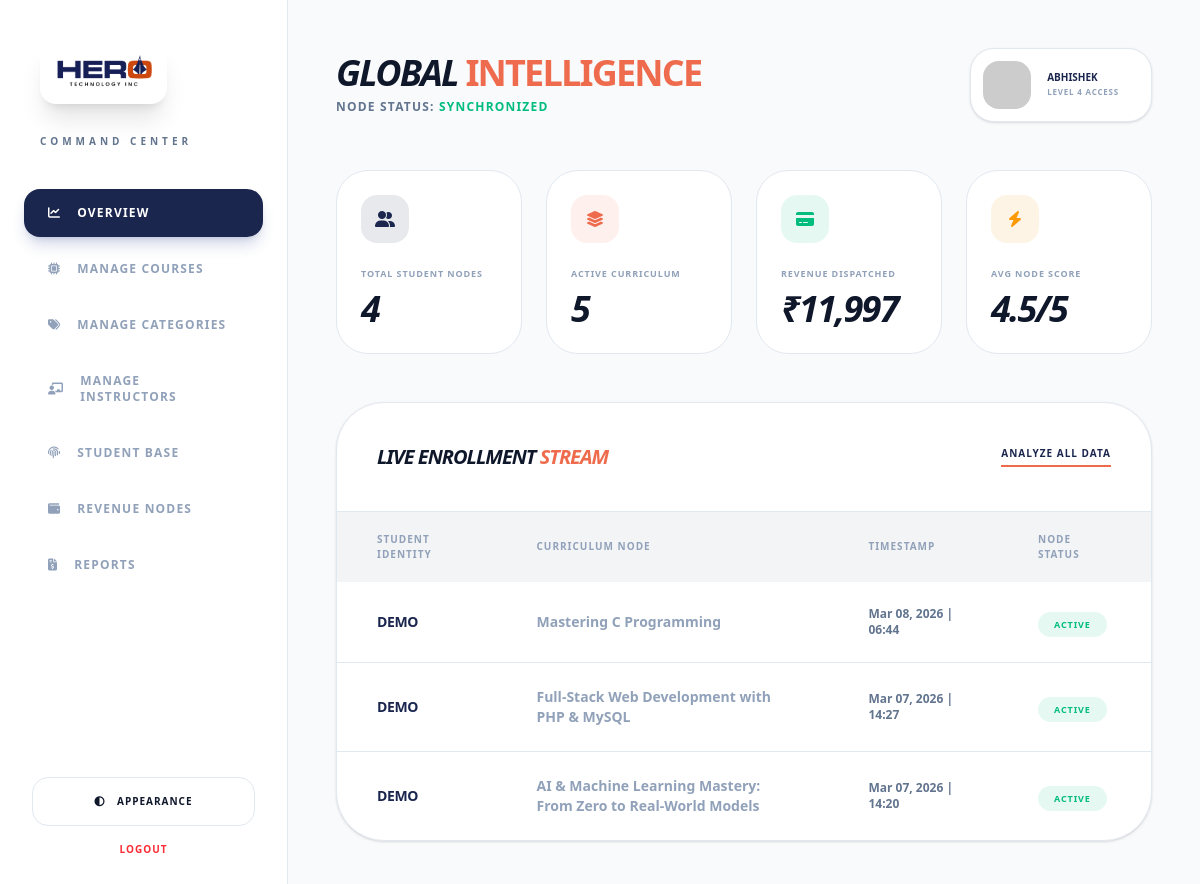
/backpanel/dashboard.php (signed in), run on the app's committed database.
### tables this page shows
CREATE TABLE `enrollments` (
  `enrollment_id` int(11) NOT NULL,
  `user_id` int(11) NOT NULL,
  `course_id` int(11) NOT NULL,
  `enrolled_at` timestamp NOT NULL DEFAULT current_timestamp(),
  `status` enum('pending','active','completed','cancelled') DEFAULT 'pending',
  `txnid` varchar(100) DEFAULT NULL,
  `activated_at` timestamp NULL DEFAULT current_timestamp()
);

CREATE TABLE `user_master` (
  `user_id` int(11) NOT NULL,
  `name` varchar(50) DEFAULT NULL,
  `username` varchar(50) NOT NULL,
  `phone` varchar(15) NOT NULL,
  `email` varchar(50) NOT NULL,
  `gender` enum('male','female','other','') NOT NULL,
  `password` varchar(50) DEFAULT NULL,
  `role` enum('student','admin','manager') DEFAULT 'student',
  `datetime` timestamp NOT NULL DEFAULT current_timestamp() ON UPDATE current_timestamp(),
  `status` enum('publish','draft') DEFAULT 'publish'
);

CREATE TABLE `courses` (
  `course_id` int(11) NOT NULL,
  `category_id` int(11) DEFAULT NULL,
  `instructor_id` int(11) DEFAULT NULL,
  `title` varchar(255) DEFAULT NULL,
  `summary` varchar(500) DEFAULT NULL,
  `description` text DEFAULT NULL,
  `duration` int(11) DEFAULT NULL,
  `video_url` text DEFAULT NULL,
  `video_file` varchar(255) DEFAULT NULL,
  `demo_video_url` text DEFAULT NULL,
  `price` decimal(10,2) DEFAULT NULL,
  `thumbnail` varchar(255) DEFAULT NULL,
  `is_featured` tinyint(1) NOT NULL DEFAULT 0,
  `status` enum('publish','draft') NOT NULL DEFAULT 'publish',
  `created_at` timestamp NOT NULL DEFAULT current_timestamp()
);

### backpanel/dashboard.php (the view, shortened to what this page needs)
<?php
require '../config.php';
$totalStudents = mysqli_fetch_row(mysqli_query($conn, "SELECT COUNT(*) FROM user_master WHERE role='student'"))[0];
$totalCourses = mysqli_fetch_row(mysqli_query($conn, "SELECT COUNT(*) FROM courses WHERE status='publish'"))[0];
$totalRevenue = mysqli_fetch_row(mysqli_query($conn, "SELECT SUM(amount) FROM payments WHERE payment_status='success'"))[0] ?: 0;
$avgRating = round(mysqli_fetch_row(mysqli_query($conn, "SELECT AVG(rating) FROM course_reviews"))[0], 1) ?: 0;
$recentActivities = [];
$result = mysqli_query($conn, "
    SELECT u.name, c.title, e.enrolled_at, e.status
    FROM enrollments e
    JOIN user_master u ON e.user_id = u.user_id
    JOIN courses c ON e.course_id = c.course_id
    ORDER BY e.enrolled_at DESC
    LIMIT 5
");
while ($row = mysqli_fetch_assoc($result)) { $recentActivities[] = $row; }
?>
<!DOCTYPE html>
<html lang="en">
<head>
    <link href="https://cdnjs.cloudflare.com/ajax/libs/font-awesome/6.5.2/css/all.min.css" rel="stylesheet"/>
    <script src="https://cdn.jsdelivr.net/npm/@tailwindcss/browser@4"></script>
</head>
<body class="bg-[var(--color-app-bg)] text-[var(--color-text-main)] antialiased min-h-screen flex overflow-hidden transition-colors duration-500">
    <?php include 'sidebar.php'; ?>
    <main class="flex-1 h-screen overflow-y-auto p-6 lg:p-12">
        <header class="flex flex-col md:flex-row justify-between items-start md:items-center gap-6 mb-12">
            <div>
                <h1 class="text-4xl font-black tracking-tighter uppercase italic leading-none">Global <span class="text-hero-orange not-italic">Intelligence</span></h1>
                <p class="text-slate-500 text-xs font-bold uppercase tracking-widest mt-2">Node Status: <span class="text-emerald-500">Synchronized</span></p>
            </div>
            <div class="flex items-center gap-4 bg-[var(--color-side-bg)] p-3 pr-8 rounded-3xl border border-[var(--color-border-dim)] shadow-sm">
                <img src="https://ui-avatars.com/api/?name=Admin&background=1B264F&color=fff" class="w-12 h-12 rounded-2xl">
                <div>
                    <p class="text-[10px] font-black uppercase text-hero-blue leading-none mb-1">Abhishek</p>
                    <p class="text-[8px] font-bold text-slate-400 uppercase tracking-widest">Level 4 Access</p>
                </div>
            </div>
        </header>
        <section class="grid grid-cols-1 md:grid-cols-2 lg:grid-cols-4 gap-6 mb-12">
            <div class="stat-card group">
                <div class="flex justify-between items-start mb-6">
                    <div class="w-12 h-12 bg-hero-blue/10 rounded-2xl flex items-center justify-center text-hero-blue group-hover:bg-hero-blue group-hover:text-white transition-all">
                        <i class="fas fa-user-group"></i>
                    </div>
                </div>
                <p class="text-slate-400 text-[9px] font-black uppercase tracking-widest">Total Student Nodes</p>
                <h3 class="text-4xl font-black mt-2 tracking-tighter italic uppercase"><?php echo number_format($totalStudents); ?></h3>
            </div>
            <div class="stat-card group">
                <div class="flex justify-between items-start mb-6">
                    <div class="w-12 h-12 bg-hero-orange/10 rounded-2xl flex items-center justify-center text-hero-orange group-hover:bg-hero-orange group-hover:text-white transition-all">
                        <i class="fas fa-layer-group"></i>
                    </div>
                </div>
                <p class="text-slate-400 text-[9px] font-black uppercase tracking-widest">Active Curriculum</p>
                <h3 class="text-4xl font-black mt-2 tracking-tighter italic uppercase"><?php echo $totalCourses; ?></h3>
            </div>
            <div class="stat-card group">
                <div class="flex justify-between items-start mb-6">
                    <div class="w-12 h-12 bg-emerald-500/10 rounded-2xl flex items-center justify-center text-emerald-500 group-hover:bg-emerald-500 group-hover:text-white transition-all">
                        <i class="fas fa-credit-card"></i>
                    </div>
                </div>
                <p class="text-slate-400 text-[9px] font-black uppercase tracking-widest">Revenue Dispatched</p>
                <h3 class="text-4xl font-black mt-2 tracking-tighter italic uppercase">₹<?php echo number_format($totalRevenue, 0); ?></h3>
            </div>
            <div class="stat-card group">
                <div class="flex justify-between items-start mb-6">
                    <div class="w-12 h-12 bg-amber-500/10 rounded-2xl flex items-center justify-center text-amber-500 group-hover:bg-amber-500 group-hover:text-white transition-all">
                        <i class="fas fa-bolt"></i>
                    </div>
                </div>
                <p class="text-slate-400 text-[9px] font-black uppercase tracking-widest">Avg Node Score</p>
                <h3 class="text-4xl font-black mt-2 tracking-tighter italic uppercase"><?php echo $avgRating; ?>/5</h3>
            </div>
        </section>
        <div class="bg-[var(--color-side-bg)] rounded-[3rem] border border-[var(--color-border-dim)] shadow-sm overflow-hidden">
            <div class="p-10 border-b border-[var(--color-border-dim)] flex justify-between items-center">
                <h2 class="text-xl font-black uppercase italic tracking-tighter">Live Enrollment <span class="text-hero-orange">Stream</span></h2>
                <a href="manage-students.php" class="text-[10px] font-black text-hero-blue uppercase tracking-widest border-b-2 border-hero-orange pb-1">Analyze All Data</a>
            </div>
            <div class="overflow-x-auto">
                <table class="w-full text-left">
                    <thead class="bg-hero-blue/5">
                        <tr>
                            <th class="px-10 py-5 text-[10px] font-black text-slate-400 uppercase tracking-widest">Student Identity</th>
                            <th class="px-10 py-5 text-[10px] font-black text-slate-400 uppercase tracking-widest">Curriculum Node</th>
                            <th class="px-10 py-5 text-[10px] font-black text-slate-400 uppercase tracking-widest">Timestamp</th>
                            <th class="px-10 py-5 text-[10px] font-black text-slate-400 uppercase tracking-widest">Node Status</th>
                        </tr>
                    </thead>
                    <tbody class="divide-y divide-[var(--color-border-dim)]">
                        <?php foreach($recentActivities as $row): ?>
                        <tr class="hover:bg-hero-orange/[0.02] transition-colors">
                            <td class="px-10 py-6">
                                <p class="text-sm font-black uppercase tracking-tight text-hero-blue"><?php echo htmlspecialchars($row['name']); ?></p>
                            </td>
                            <td class="px-10 py-6 text-sm font-bold text-slate-400">
                                <?php echo htmlspecialchars($row['title']); ?>
                            </td>
                            <td class="px-10 py-6 text-xs font-bold text-slate-500">
                                <?php echo date('M d, Y | H:i', strtotime($row['enrolled_at'])); ?>
                            </td>
                            <td class="px-10 py-6">
                                <span class="px-4 py-1.5 bg-emerald-500/10 text-emerald-500 text-[9px] font-black rounded-full uppercase tracking-widest">
                                    <?php echo $row['status']; ?>
                                </span>
                            </td>
                        </tr>
                        <?php endforeach; ?>
                    </tbody>
                </table>
            </div>
        </div>
    </main>
</body>
</html>

### data on the page
enrollments: user.name "DEMO", course.title "Mastering C Programming", enrolled_at "Mar 08, 2026 | 06:44", status "ACTIVE"
enrollments: user.name "DEMO", course.title "Full-Stack Web Development with PHP & MySQL", enrolled_at "Mar 07, 2026 | 14:27", status "ACTIVE"
enrollments: user.name "DEMO", course.title "AI & Machine Learning Mastery: From Zero to Real-World Models", enrolled_at "Mar 07, 2026 | 14:20", status "ACTIVE"

### other printed values
$totalStudents "4"
$totalCourses "5"
$totalRevenue "11,997"
$avgRating "4.5"
